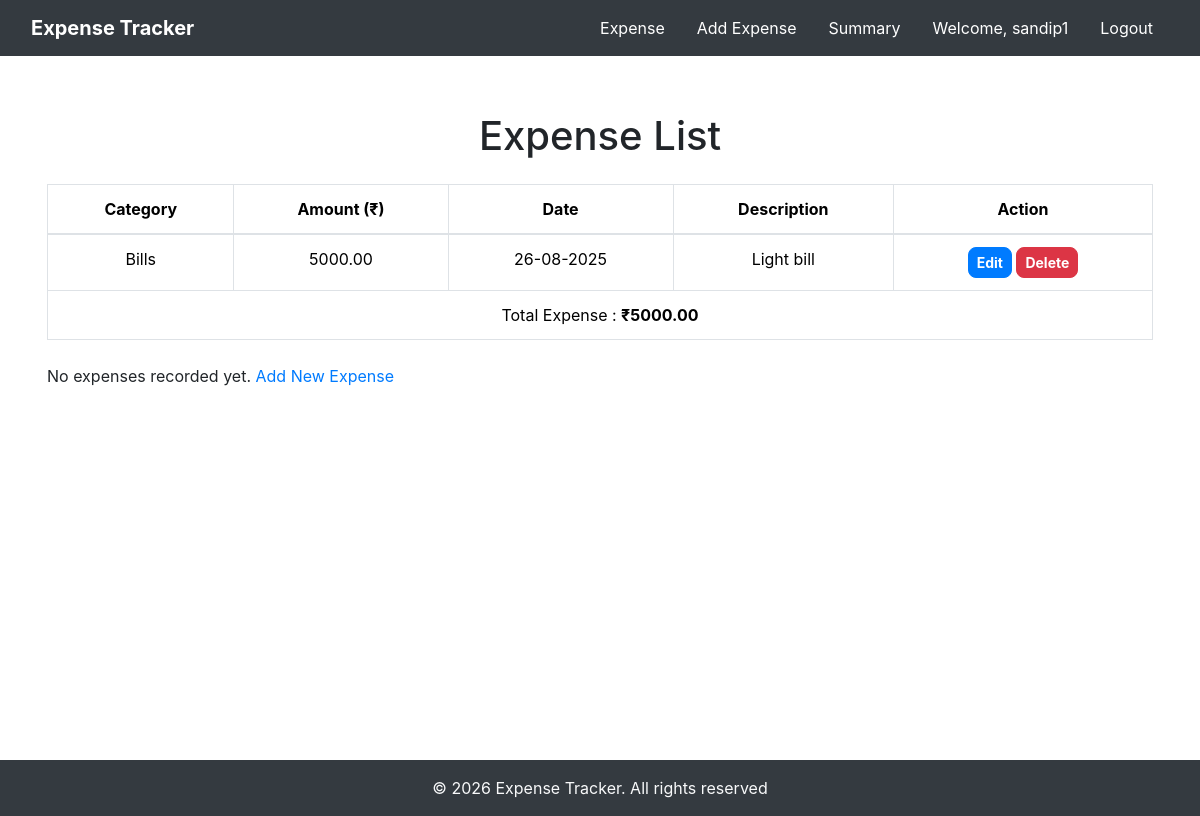
The page / (signed in) on the database as committed earlier.
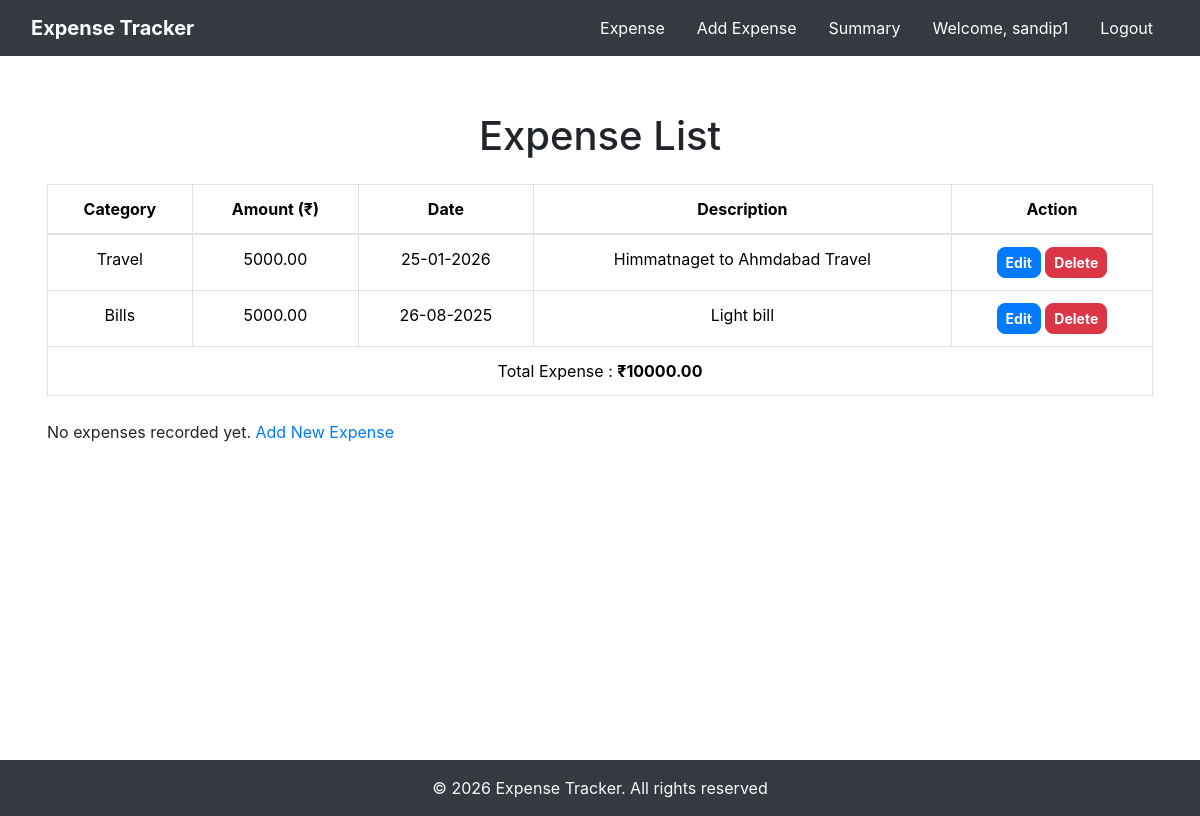
The same page on the database as committed later.
### expenses/models.py (models this page shows, shortened)
class Expense(models.Model):
    CATEGORY_CHOICES = [
        ('Food', 'Food'),
        ('Travel', 'Travel'),
        ('Bills', 'Bills'),
        ('Others', 'Others'),
    ]
    user = models.ForeignKey(User,on_delete=models.CASCADE,null=True)
    amount = models.DecimalField(max_digits=10, decimal_places=2)
    description = models.CharField(max_length=250)
    category = models.CharField(max_length=20, choices=CATEGORY_CHOICES)
    date = models.DateField(default=timezone.now, blank=True, null=True)  # ✅ manual ya default

### expenses/views.py (the view)
# urls.py: path('',views.expense_list,name="expense_list"),
@login_required(redirect_field_name='next',login_url='login')
def expense_list(request):
    user = request.user
    expenses = Expense.objects.filter(user = user).order_by('-date')
    total = sum(e.amount for e in expenses)
    return render(request,'expenses/expense_list.html',{'expenses':expenses,'total':total})

### expenses/templates/expenses/expense_list.html (shortened to what this page needs)
{% extends 'layout.html' %}
{% load static %}
{% block content %}
<div class="container" style="height: 80vh;">
   <h1 class="my-4 text-center">Expense List</h1>
  <table class="table table-bordered my-4 mb-0 text-center align-middle">
    <thead class="">
      <tr>
        <th>Category</th>
        <th>Amount (₹)</th>
        <th>Date</th>
        <th>Description</th>
        <th>Action</th>
      </tr>
    </thead>
    <tbody class="table-group-divider">
      {% for expense in expenses %}
        <tr>
          <td>{{ expense.category }}</td>
          <td>{{ expense.amount }}</td>
          <td>{{ expense.date|date:"d-m-Y" }}</td>
          <td>{{ expense.description }}</td>
          <td>
            <a href="{% url "edit_expense" expense.id %}" class="btn btn-primary btn-sm edit-btn" style="font-weight: bold; border-radius: 0.5rem;">Edit</a>
            <a href="{% url "delete_expense" expense.id %}" class="btn btn-danger btn-sm delete-btn" style="font-weight: bold; border-radius: 0.5rem;" onclick="handleDelete">Delete</a>
          </td>
        </tr>
        {% empty %}
        <tr>
            <td colspan="5">No expenses yet</td>
        </tr>
        {% endfor %}
        <tr>
            <td colspan="5" class="text">Total Expense : <b>₹{{ total }}</b></td>
        </tr>
    </tbody>
  </table>
  <p>No expenses recorded yet. <a href="{% url 'add_expense' %}">Add New Expense</a></p>
</div>
  {% endblock %}

### expenses/templates/layout.html (shortened to what this page needs)
<!DOCTYPE html>
<html lang="en">
  <head>
    <link href="https://cdn.jsdelivr.net/npm/bootstrap@5.3.7/dist/css/bootstrap.min.css" rel="stylesheet" />
    <link rel="stylesheet" href="https://cdn.jsdelivr.net/npm/bootstrap@4.6.2/dist/css/bootstrap.min.css" />
  </head>
  <body>
    <nav class="navbar navbar-expand-lg bg-dark text-white" data-bs-theme="dark">
      <div class="container-fluid">
        <a class="navbar-brand" href="#" style="font-weight: bold;">Expense Tracker</a>
        <div class="collapse navbar-collapse" id="navbarSupportedContent">
          <ul class="navbar-nav">
            <li class="nav-item mx-2">
              <a class="nav-link active" href="{% url 'expense_list' %}">Expense</a>
            </li>
            <li class="nav-item mx-2">
              <a class="nav-link active" aria-current="page" href="{% url 'add_expense' %}">Add Expense</a>
            </li>
            <li class="nav-item mx-2">
              <a class="nav-link active" href="#">Summary</a>
            </li>
            {% if request.user.is_authenticated %}
              <li class="nav-item mx-2">
                <a class="nav-link active" href="#">Welcome, {{ request.user.username }}</a>
              </li>
              <li class="nav-item mx-2">
                <a class="nav-link active" href="{% url 'logout' %}">Logout</a>
              </li>
            {% endif %}
          </ul>
        </div>
      </div>
    </nav>
    <main>
      {% block content %}
      {% endblock %}
    </main>
    <div class="container-fluid bg-dark text-light" style="position:relative;bottom:0px">
      <p class="text-center mb-0 py-3">
        &copy; {% now 'Y' %} Expense Tracker. All rights reserved
      </p>
    </div>
  </body>
</html>

### expenses/templates/layout.html (style rules this page uses)
main { flex: 1; display: flex; justify-content: center; align-items: center; padding: 2rem; }

Rows that differ between the two databases and show on the page:
added Expense: category "Travel", amount "5000.00", date "25-01-2026", description "Himmatnaget to Ahmdabad Travel"
Other text that changed with them:
{{ total }}: "5000.00" → "10000.00"
